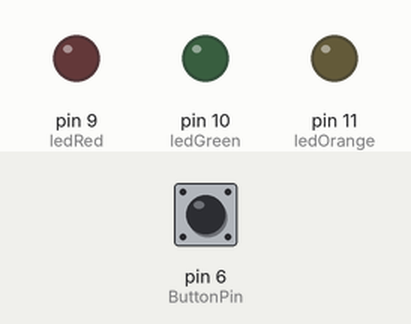
Recording of a sketch running on a simulated Arduino Uno, built with avr-gcc and run on an emulated ATmega328P. Shown: output pins drawn as LEDs (lit = HIGH). The test bench sets the inputs (shaded band); at power-on: pin 6 (ButtonPin) HIGH.

Above: at 1.2 s.
1.3 s: pin 6 (ButtonPin) pulled LOW for 0.15 s
At 5.5 s:
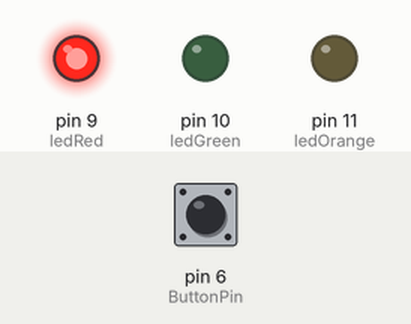
At 10.0 s:
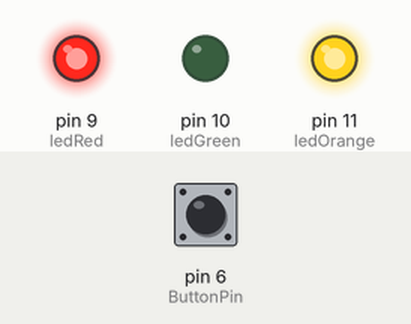
10.4 s: pin 6 (ButtonPin) driven HIGH
11.9 s: pin 6 (ButtonPin) driven LOW
At 12.5 s:
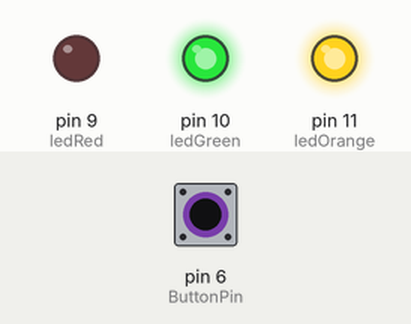
Timing chart, 0 to 16.9 s (numbered marks = the images above; inputs shaded):
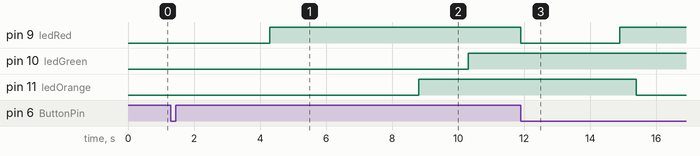

The sketch:

BlinkByButton.ino
```cpp
int ledRed = 9;
int ledGreen = 10;
int ledOrange = 11;
int ButtonPin = 6;

void setup(){
  pinMode(ledRed, OUTPUT);
  pinMode(ledGreen, OUTPUT);
  pinMode(ledOrange, OUTPUT);
  pinMode(ButtonPin, INPUT);
}

void loop() {
  if(digitalRead(ButtonPin) == LOW){
      digitalWrite(ledRed, LOW);
      delay(3000);
      digitalWrite(ledRed, HIGH);
      delay(500);

      digitalWrite(ledOrange, LOW);
      delay(4000);
      digitalWrite(ledOrange, HIGH);
      delay(500);

      digitalWrite(ledGreen, LOW);
      delay(1000);
      digitalWrite(ledGreen, HIGH);
      delay(500);
  }
}
```

Measured:
- after the input at 1.3 s, pin 9 (ledRed): LOW → HIGH after 3.0 s; pin 10 (ledGreen): LOW → HIGH after 9.0 s; pin 11 (ledOrange): LOW → HIGH after 7.5 s
- after the input at 10.4 s, every drawn part: stays the same
- after the input at 11.9 s, pin 9 (ledRed): HIGH → LOW at once, → HIGH 3.0 s later; pin 11 (ledOrange): HIGH → LOW after 3.5 s
